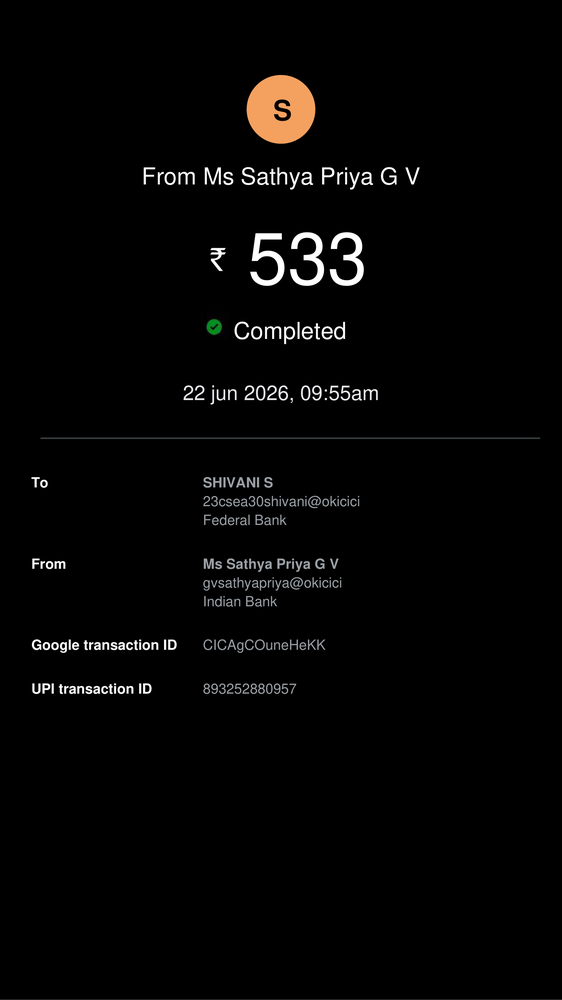
#> input picture OneDrive/Desktop/TRUSTLENS - Copy UI/TRUSTLENS/dataset/Fake/fake_1.png, 562 x 1000 px, shrunk from 1500 x 2667 before the run
$ python -i explainable_ai.py   (imports and definitions only)
#> lines starting #> are read from the running program, lines starting #| are printed output that depends on the picture
import cv2
import numpy as np
import os


def generate_heatmap(image_path):

#> called with image_path = 'dataset/Fake/fake_1.png'
    output_folder = "static/heatmaps"

    os.makedirs(
        output_folder,
        exist_ok=True
    )


    img = cv2.imread(image_path)
#> img is the input picture: shape (1000, 562, 3); mean B, G, R 4.6, 5, 5.5


    if img is None:
        return None


    gray = cv2.cvtColor(
        img,
        cv2.COLOR_BGR2GRAY
    )


    # Blur to find irregular regions
    blur = cv2.GaussianBlur(
        gray,
        (5,5),
        0
    )


    # Difference detection
    diff = cv2.absdiff(
        gray,
        blur
    )
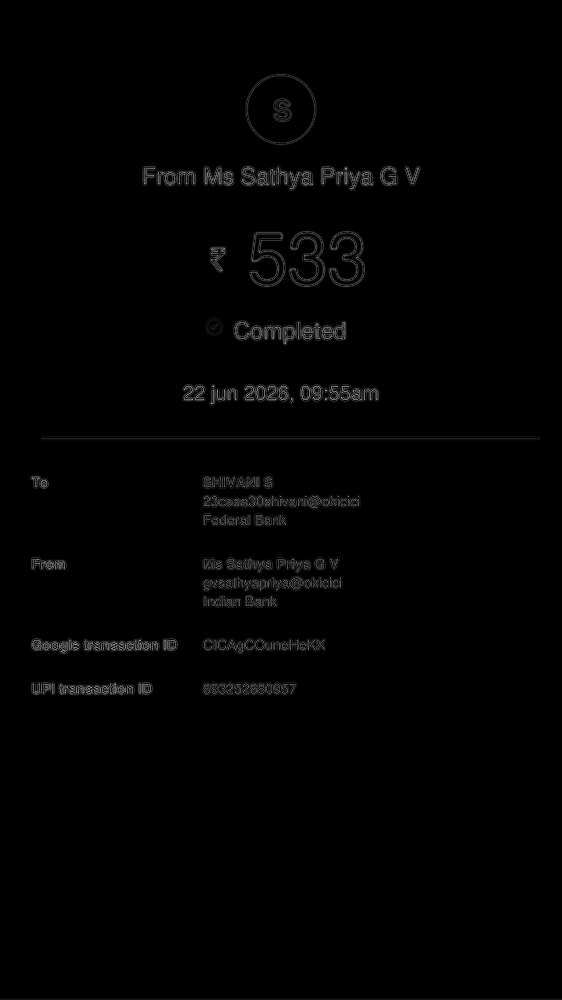
#> diff: shape (1000, 562); min 0, max 165, mean 2.1


    # Increase intensity
    diff = cv2.normalize(
        diff,
        None,
        0,
        255,
        cv2.NORM_MINMAX
    )
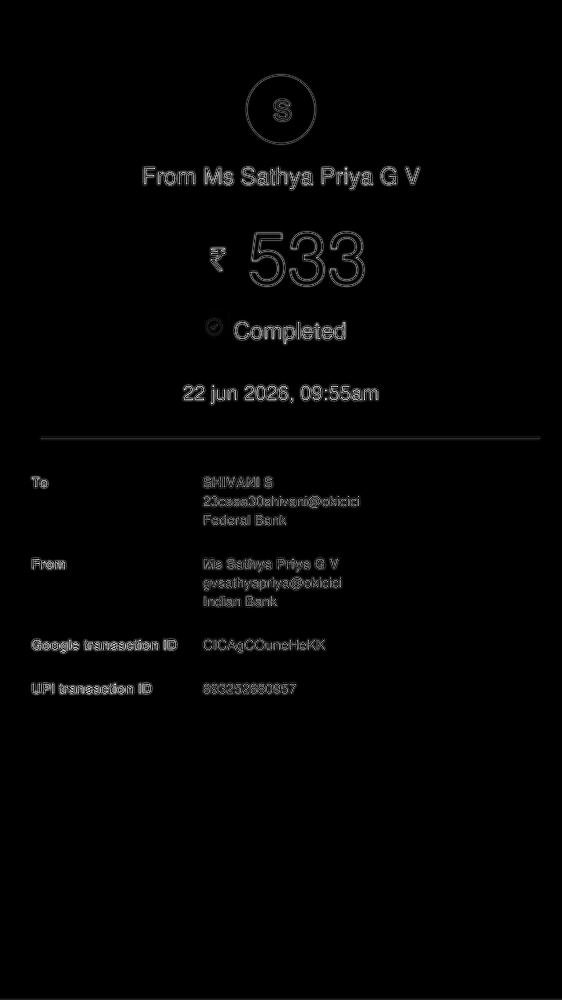
#> diff: shape (1000, 562); min 0, max 255, mean 3.3


    # Convert to heatmap
    heatmap = cv2.applyColorMap(
        diff.astype(np.uint8),
        cv2.COLORMAP_JET
    )
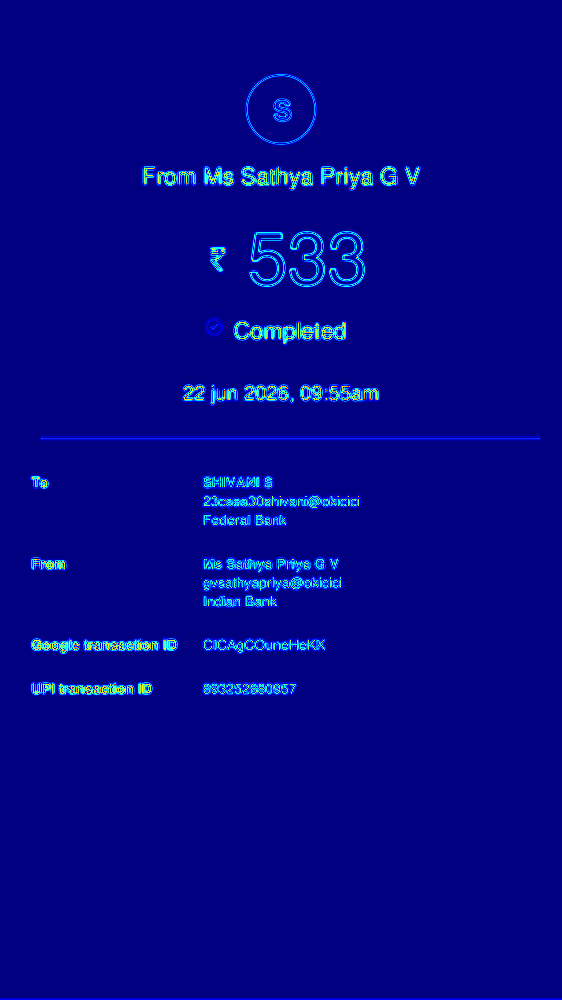
#> heatmap: shape (1000, 562, 3); mean B, G, R 132.7, 5.4, 1.4


    # Combine with original image
    result = cv2.addWeighted(
        img,
        0.6,
        heatmap,
        0.4,
        0
    )
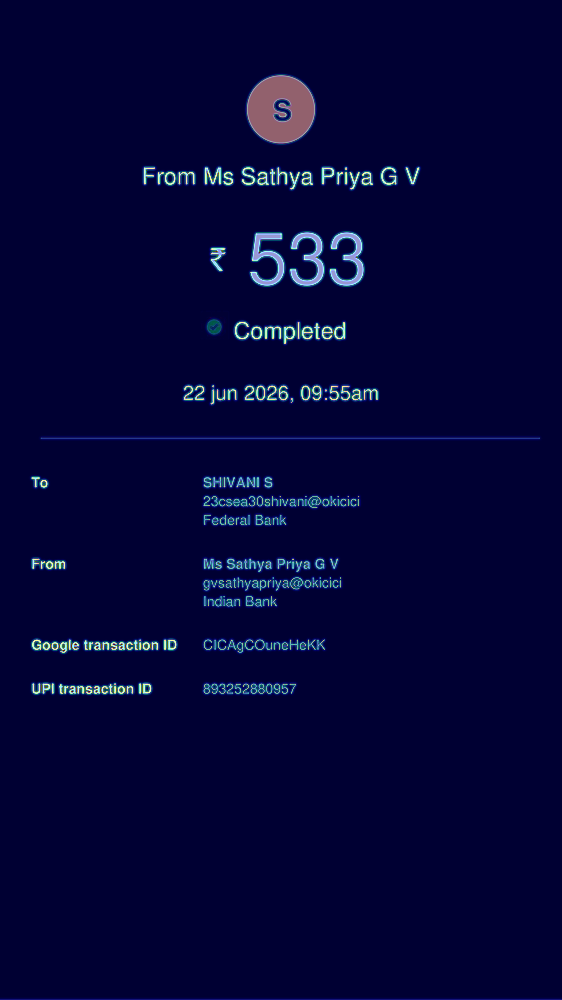
#> result: shape (1000, 562, 3); mean B, G, R 55.7, 5.2, 3.8


    filename = os.path.basename(
        image_path
    )


    save_path = os.path.join(
        output_folder,
        "heatmap_" + filename
    )


    cv2.imwrite(
        save_path,
        result
    )


    return save_path


# ===============================
# AI EXPLANATION
# ===============================

def generate_explanation():


    xai_scores = {

        "Image Analysis": 85,

        "OCR Analysis": 75,

        "Transaction Pattern": 90,

        "Visual Similarity": 80

    }


    reasons = [

        "Visual structure deviation detected",

        "OCR text pattern inconsistency found",

        "Transaction identifier verification failed",

        "Receipt formatting appears abnormal"

    ]


    return xai_scores, reasons

>>> result = generate_heatmap('dataset/Fake/fake_1.png')

$ run again, on OneDrive/Desktop/TRUSTLENS - Copy UI/TRUSTLENS/dataset/Fake/fake_100.png
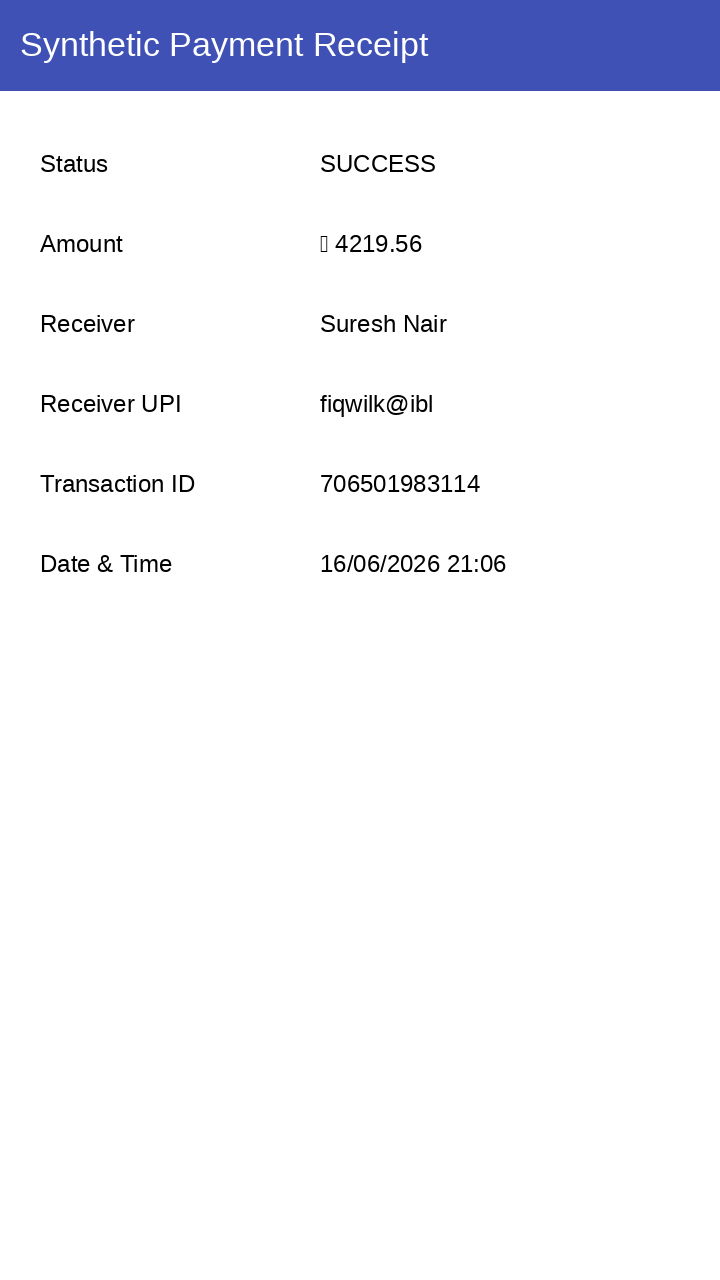
#> input picture OneDrive/Desktop/TRUSTLENS - Copy UI/TRUSTLENS/dataset/Fake/fake_100.png, 720 x 1280 px
#> in generate_heatmap, img is the input picture: shape (1280, 720, 3); mean B, G, R 247.8, 241, 239.7
#> in generate_heatmap, `heatmap = cv2.applyColorMap( diff.astype(np.uint8), cv2.COLORMAP_JET )`:
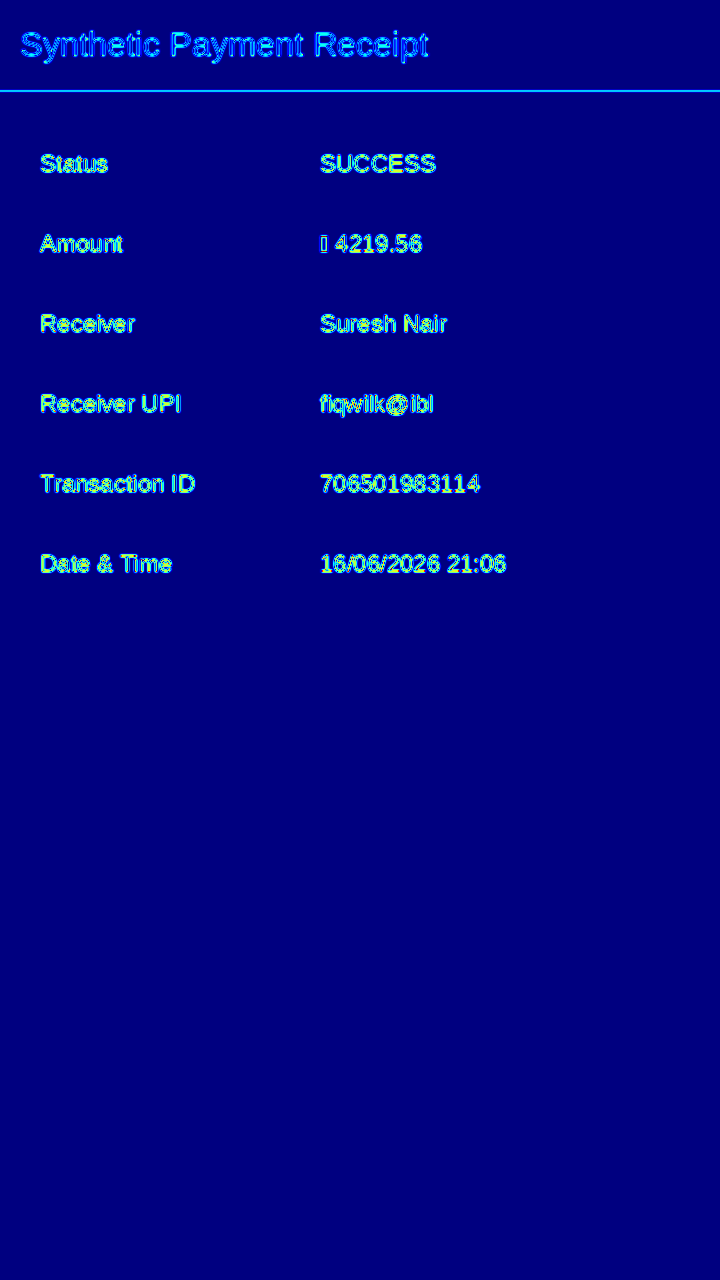
#> heatmap: shape (1280, 720, 3); mean B, G, R 130.7, 4.6, 1.4
#> in generate_heatmap, `result = cv2.addWeighted( img, 0.6, heatmap, 0.4, 0 )`:
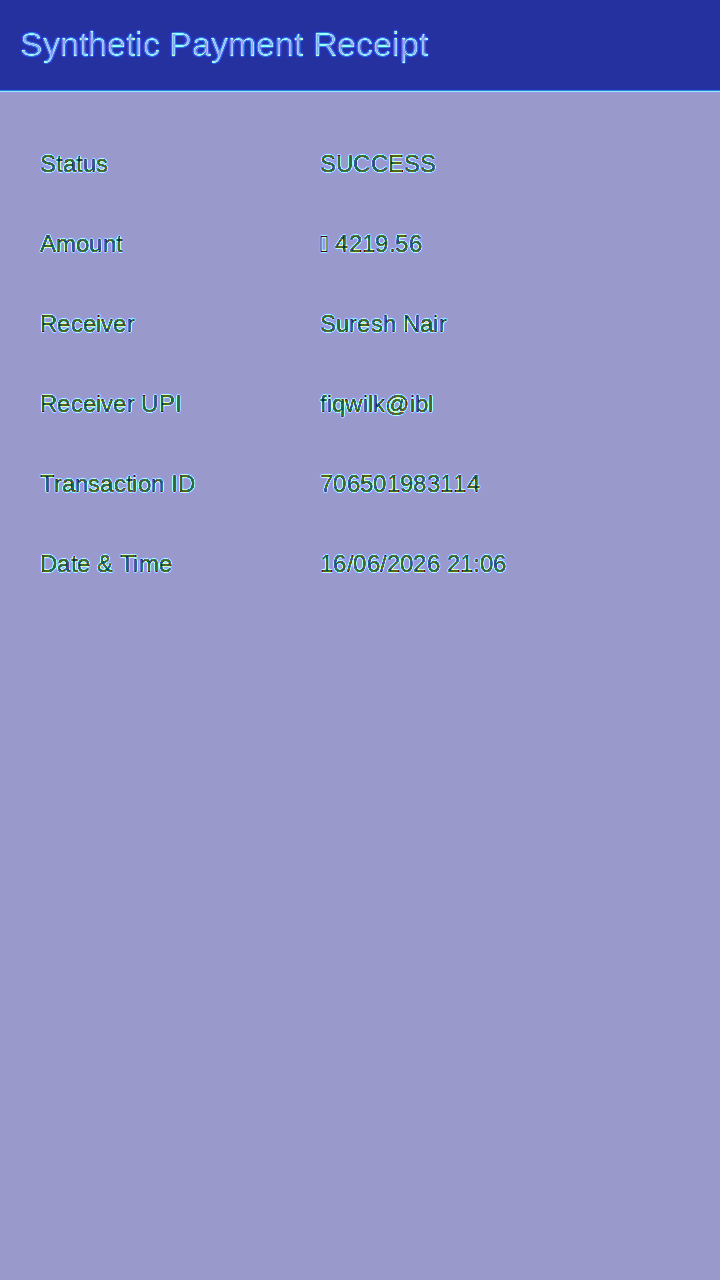
#> result: shape (1280, 720, 3); mean B, G, R 200.8, 146.4, 144.4
